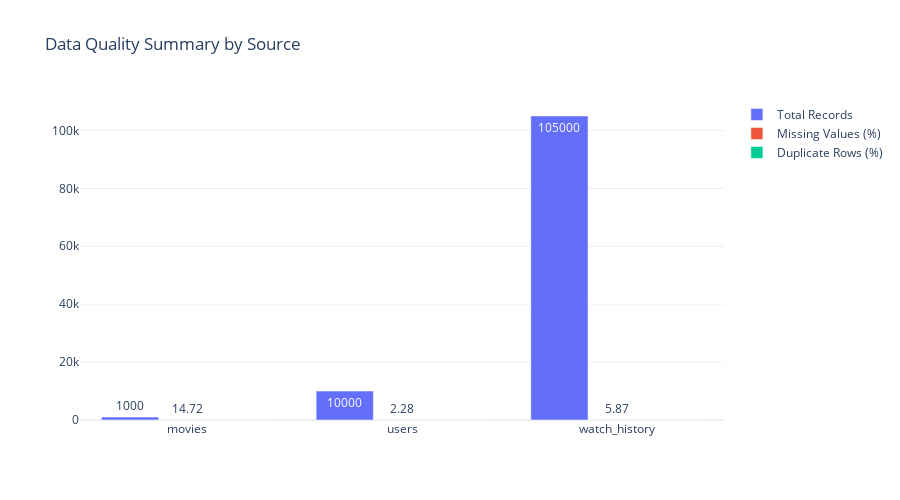

Source (notebook cell):
### Markdown cell above
# Silver Layer Analysis

Now let's analyze the cleaned and transformed data in the Silver layer, focusing on relationships between different data sources:

### Code cell
def analyze_watch_patterns(silver_data):
    if not all(k in silver_data for k in ['watch_history', 'users', 'movies']):
        print("Missing required data in silver layer")
        return
        
    # Merge watch history with users and movies
    watch_df = silver_data['watch_history'].merge(
        silver_data['users'][['user_id', 'subscription_type', 'country']],
        on='user_id'
    ).merge(
        silver_data['movies'][['movie_id', 'title', 'genre']],
        on='movie_id'
    )
    
    # Create visualizations
    fig = plt.figure(figsize=(15, 10))
    
    # 1. Watch patterns by subscription type
    plt.subplot(2, 2, 1)
    watch_by_sub = watch_df.groupby('subscription_type')['watch_duration'].mean()
    sns.barplot(x=watch_by_sub.index, y=watch_by_sub.values)
    plt.title('Average Watch Duration by Subscription Type')
    
    # 2. Top genres
    plt.subplot(2, 2, 2)
    genre_counts = watch_df['genre'].value_counts().head(10)
    sns.barplot(x=genre_counts.values, y=genre_counts.index)
    plt.title('Top 10 Genres by Watch Count')
    
    # 3. Watch time distribution
    plt.subplot(2, 2, 3)
    watch_df['watch_hour'] = pd.to_datetime(watch_df['watch_date']).dt.hour
    sns.histplot(data=watch_df, x='watch_hour', bins=24)
    plt.title('Watch Time Distribution (Hour of Day)')
    
    # 4. Completion rates by genre
    plt.subplot(2, 2, 4)
    completion_by_genre = watch_df.groupby('genre')['completed'].mean().sort_values(ascending=False).head(10)
    sns.barplot(x=completion_by_genre.values, y=completion_by_genre.index)
    plt.title('Completion Rates by Genre')
    
    plt.tight_layout()
    plt.show()

# Plot silver layer analysis
if silver_data:
    print("Silver Layer Data Quality Summary:")
    silver_quality = plot_data_quality_summary(silver_data)
    display(silver_quality)
    print("\nAnalyzing Watch Patterns:")
    analyze_watch_patterns(silver_data)
else:
    print("No data found in silver layer")

### Figure 1 — Plotly figure (JSON) as saved in the notebook; plotly's stock layout.template omitted (floating-point values rounded to 4 significant figures)
{"data": [{"name": "Total Records", "text": [1000.0, 10000.0, 105000.0], "textposition": "auto", "type": "bar", "x": ["movies", "users", "watch_history"], "y": [1000, 10000, 105000]}, {"name": "Missing Values (%)", "text": [14.72, 2.28, 5.87], "textposition": "auto", "type": "bar", "x": ["movies", "users", "watch_history"], "y": [14.72, 2.277, 5.868]}, {"name": "Duplicate Rows (%)", "text": [0.0, 0.0, 0.0], "textposition": "auto", "type": "bar", "x": ["movies", "users", "watch_history"], "y": [0.0, 0.0, 0.0]}], "layout": {"barmode": "group", "height": 500, "showlegend": true, "title": {"text": "Data Quality Summary by Source"}}}
